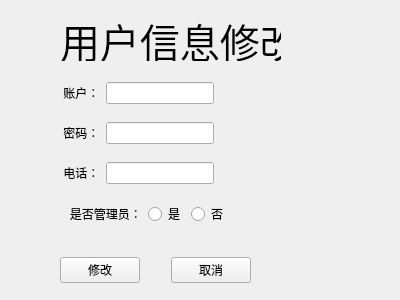
<?xml version="1.0" encoding="UTF-8"?>
<ui version="4.0">
 <class>ManagerModUI_alter</class>
 <widget class="QWidget" name="ManagerModUI_alter">
  <property name="geometry">
   <rect>
    <x>0</x>
    <y>0</y>
    <width>400</width>
    <height>300</height>
   </rect>
  </property>
  <property name="windowTitle">
   <string>Form</string>
  </property>
  <widget class="QWidget" name="verticalLayoutWidget">
   <property name="geometry">
    <rect>
     <x>60</x>
     <y>70</y>
     <width>261</width>
     <height>171</height>
    </rect>
   </property>
   <layout class="QVBoxLayout" name="verticalLayout">
    <item>
     <layout class="QHBoxLayout" name="horizontalLayout_2">
      <item>
       <widget class="QLabel" name="label_username">
        <property name="text">
         <string> 账户：</string>
        </property>
       </widget>
      </item>
      <item>
       <widget class="QLineEdit" name="lineEdit_username">
        <property name="readOnly">
         <bool>false</bool>
        </property>
       </widget>
      </item>
      <item>
       <spacer name="horizontalSpacer">
        <property name="orientation">
         <enum>Qt::Horizontal</enum>
        </property>
        <property name="sizeHint" stdset="0">
         <size>
          <width>40</width>
          <height>20</height>
         </size>
        </property>
       </spacer>
      </item>
     </layout>
    </item>
    <item>
     <layout class="QHBoxLayout" name="horizontalLayout_3">
      <item>
       <widget class="QLabel" name="label_password">
        <property name="text">
         <string> 密码：</string>
        </property>
       </widget>
      </item>
      <item>
       <widget class="QLineEdit" name="lineEdit_password"/>
      </item>
      <item>
       <spacer name="horizontalSpacer_2">
        <property name="orientation">
         <enum>Qt::Horizontal</enum>
        </property>
        <property name="sizeHint" stdset="0">
         <size>
          <width>40</width>
          <height>20</height>
         </size>
        </property>
       </spacer>
      </item>
     </layout>
    </item>
    <item>
     <layout class="QHBoxLayout" name="horizontalLayout_4">
      <item>
       <widget class="QLabel" name="label_telephone">
        <property name="text">
         <string> 电话：</string>
        </property>
       </widget>
      </item>
      <item>
       <widget class="QLineEdit" name="lineEdit_telephone"/>
      </item>
      <item>
       <spacer name="horizontalSpacer_3">
        <property name="orientation">
         <enum>Qt::Horizontal</enum>
        </property>
        <property name="sizeHint" stdset="0">
         <size>
          <width>40</width>
          <height>20</height>
         </size>
        </property>
       </spacer>
      </item>
     </layout>
    </item>
    <item>
     <layout class="QHBoxLayout" name="horizontalLayout">
      <item>
       <widget class="QLabel" name="label_ismanager">
        <property name="text">
         <string>   是否管理员：</string>
        </property>
       </widget>
      </item>
      <item>
       <widget class="QRadioButton" name="radioButton_checkedmanager">
        <property name="text">
         <string>是</string>
        </property>
       </widget>
      </item>
      <item>
       <widget class="QRadioButton" name="radioButton_uncheckedmanager">
        <property name="text">
         <string>否</string>
        </property>
       </widget>
      </item>
      <item>
       <spacer name="horizontalSpacer_4">
        <property name="orientation">
         <enum>Qt::Horizontal</enum>
        </property>
        <property name="sizeHint" stdset="0">
         <size>
          <width>40</width>
          <height>20</height>
         </size>
        </property>
       </spacer>
      </item>
     </layout>
    </item>
   </layout>
  </widget>
  <widget class="QLabel" name="label">
   <property name="geometry">
    <rect>
     <x>60</x>
     <y>20</y>
     <width>221</width>
     <height>41</height>
    </rect>
   </property>
   <property name="font">
    <font>
     <pointsize>30</pointsize>
    </font>
   </property>
   <property name="text">
    <string>用户信息修改</string>
   </property>
  </widget>
  <widget class="QWidget" name="horizontalLayoutWidget_5">
   <property name="geometry">
    <rect>
     <x>60</x>
     <y>250</y>
     <width>191</width>
     <height>41</height>
    </rect>
   </property>
   <layout class="QHBoxLayout" name="horizontalLayout_5">
    <item>
     <widget class="QPushButton" name="pushButton_alter">
      <property name="text">
       <string>修改</string>
      </property>
     </widget>
    </item>
    <item>
     <spacer name="horizontalSpacer_5">
      <property name="orientation">
       <enum>Qt::Horizontal</enum>
      </property>
      <property name="sizeHint" stdset="0">
       <size>
        <width>40</width>
        <height>20</height>
       </size>
      </property>
     </spacer>
    </item>
    <item>
     <widget class="QPushButton" name="pushButton_cancel">
      <property name="text">
       <string>取消</string>
      </property>
     </widget>
    </item>
   </layout>
  </widget>
 </widget>
 <resources/>
 <connections/>
</ui>
